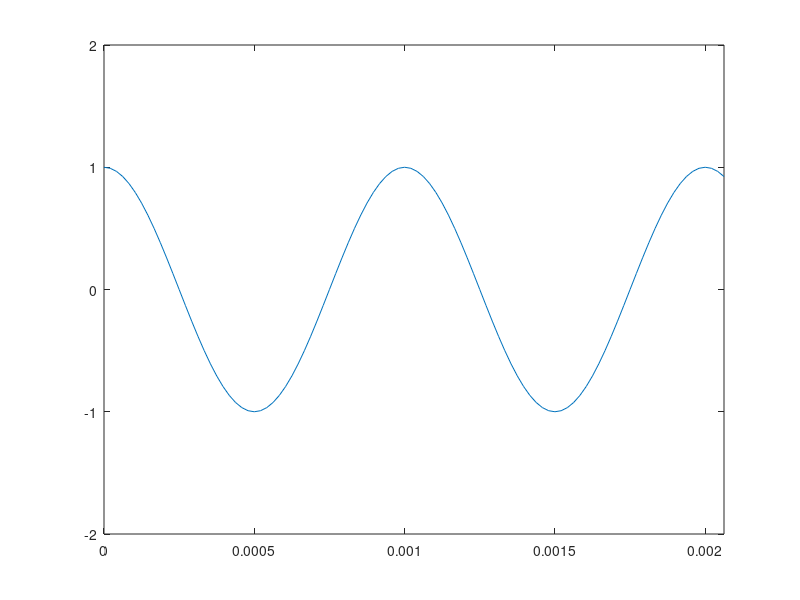
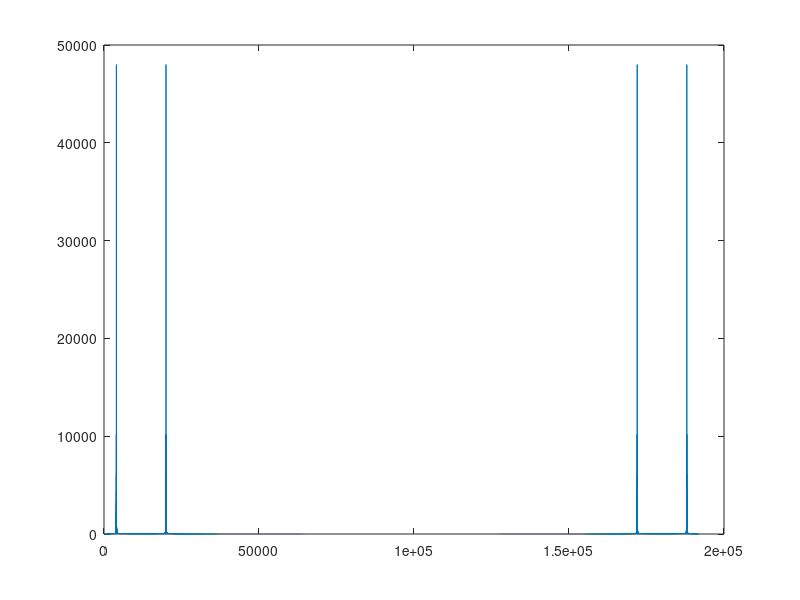
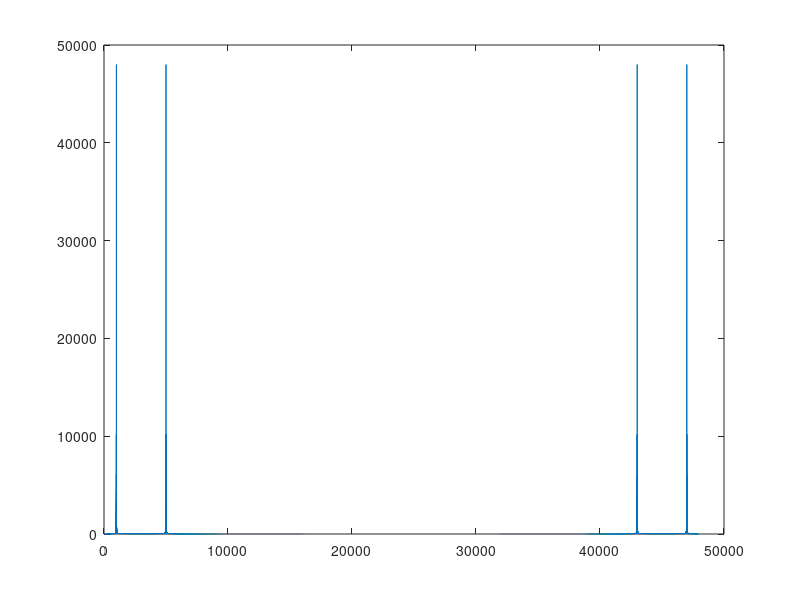

Recreate these plots in MATLAB, in order. (Note: this script raises an error after producing the figures.)
close all;
clear all;

length_seconds = 4;
% Sample rate (samples per second).
sample_rate = 48000;
length = length_seconds * sample_rate;

% The frequencies of our two sine waves. Should be able to hear 1000 to 10000 Hz.
frequency1 = 1000;
frequency2 = 5000;

% The actual time samples at which we want to sample a sine wave.
samples = [0:length-1]/sample_rate;

% Append one sine wave after another.
x = cos(2*pi*frequency1 * samples(1:length/2));
x = [x cos(2*pi*frequency2 * samples((length/2)+1:end))];

% Play the sine wave.
sound(x, sample_rate);
% Save it.
audiowrite('two_sines_consec.wav', x, sample_rate);

% Plot the first 100 samples of the sine waves.
figure
plot(samples(1:100),x(1:100));
axis([0 samples(100) -2 2]);

% Compute the 1D DFT.
x_fft = fft(x);

% In debug mode, inspect x_fft.

% Plot the spectrum of the DFT.
figure
plot( abs(x_fft) );

% Now with correctly labeled frequency axis.
figure
plot( [0:size(x_fft,2)-1]/length_seconds, abs(x_fft) );

% The number of time samples to apply DFT to when computing the
% spectrogram.
window_length = 1024;
% The number of time samples the windows should overlap.
window_overlap = 0;

% Compute spectrogram.
[s,w,t,p] = spectrogram(x,window_length,window_overlap,[],sample_rate);
% Display spectrogram.
figure;
spectrogram(x,window_length,window_overlap,[],sample_rate,'yaxis');

% In debug mode, inspect
% s: matrix with the 2D spectrogram (will be complex).
% w: vector with the frequencies spacings of the computed DFT.
% t: vector with the time spacings of the windows.
% p: matrix with the power spectral density (PSD) of spectrogram. This is
% what is diplayed by spectrogram.

% Compute the spectrum of the spectrogram.
s_spectrum = abs(s);

% Let's treat s_spectrum as an image.
fprintf(1,'min(s_spectrum) = %f\n', min(min(s_spectrum)));
fprintf(1,'max(s_spectrum) = %f\n', max(max(s_spectrum)));

% Diplay s_spectrum as an image, scaling values to 0 to 1.
figure;
imshow(s_spectrum, []);

% It is upside-down so invert it.
s_spectrum = s_spectrum( end:-1:1, :);
figure;
imshow(s_spectrum, []);

% Scale values using log. Add eps so don't take log of 0.
s_spectrum_log = log10(s_spectrum + eps);
figure;
imshow(s_spectrum_log, []);

% Scale values to 0 to 1.
s_spectrum_log_scale = (s_spectrum_log - min(min(s_spectrum_log))) / (max(max(s_spectrum_log)) - min(min(s_spectrum_log)));
figure;
imshow(s_spectrum_log_scale);

% Save as png file.
imwrite(s_spectrum_log_scale,'two_sines_consec_spect.png');



